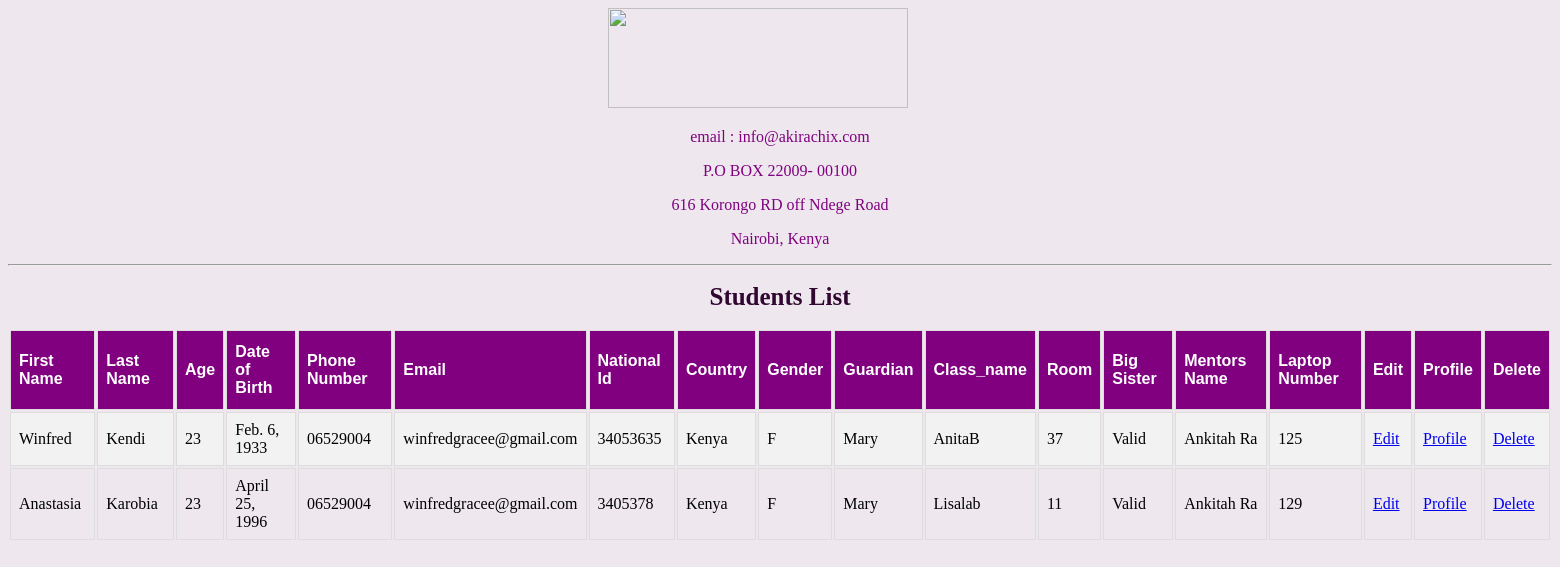
Before: /student/list/ with the older database file.
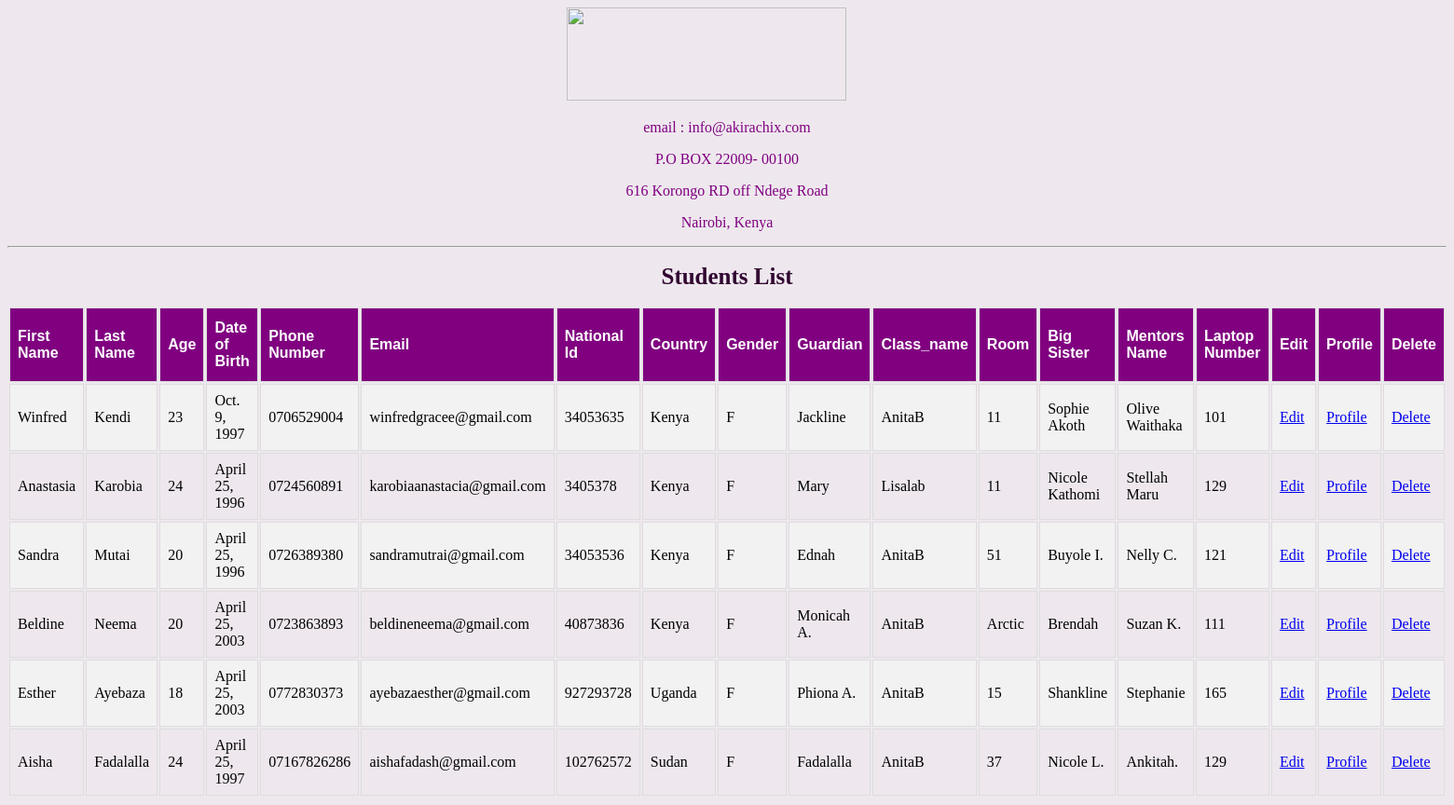
After: the same page with the newer database file.
### student/models.py (models this page shows)
class Student(models.Model):
    first_name = models.CharField(max_length=10)
    last_name = models.CharField(max_length=10)
    age = models.PositiveSmallIntegerField()
    date_of_birth = models.DateField()
    phone_number = models.CharField(max_length=13)
    email = models.EmailField()
    national_id = models.CharField(max_length=12)
    country = models.CharField(max_length=12, default="Valid")
    gender = ((u'M', u'Male'),
              (u'F', u'Female'),
              (u'O', u'Others'),)
    gender = models.CharField(max_length=1, choices=gender)
    guardian = models.CharField(max_length=18)
    class_name = models.CharField(max_length=10)
    room = models.CharField(max_length=8)
    big_sister = models.CharField(max_length=18, default="Valid")
    mentors_name = models.CharField(max_length=18)
    laptop_number = models.PositiveSmallIntegerField()

### student/views.py (the view)
# urls.py: path("list/", students_list, name="students_list"),
def students_list(request):
    students= Student.objects.all()
    return render(request, 'students_list.html', {'students':students})

### student/templates/students_list.html (shortened to what this page needs)
<!DOCTYPE html>
<html lang="en">
  <head>
  </head>
  <body>
      <img class="image"
      src="https://akirachix.com/img/logo.png?_cchid=1660c557f83aa4644e2a8d4bf0ddd4fb"
    />
  <div class="contacts">
    <p> email : info@akirachix.com </p>
    <p> P.O BOX 22009- 00100 </p>
    <p> 616 Korongo RD off Ndege Road</p>
    <p>Nairobi, Kenya</p>
    <hr>
    </div>
      <h1>Students List</h1>
    <table id="table">
      <tr>
        <th>First Name</th>
        <th>Last Name</th>
        <th>Age</th>
        <th>Date of Birth</th>
        <th>Phone Number</th>
        <th>Email</th>
        <th>National Id</th>
        <th>Country</th>
        <th>Gender</th>
        <th>Guardian</th>
        <th>Class_name</th>
        <th>Room</th>
        <th>Big Sister</th>
        <th>Mentors Name</th>
        <th>Laptop Number</th>
        <th>Edit</th>
        <th>Profile</th>
        <th>Delete</th>
      </tr>
      {%for student in students%}
      <tr>
        <td>{{student.first_name}}</td>
        <td>{{student.last_name}}</td>
        <td>{{student.age}}</td>
        <td>{{student.date_of_birth}}</td>
        <td>{{student.phone_number}}</td>
        <td>{{student.email}}</td>
        <td>{{student.national_id}}</td>
        <td>{{student.country}}</td>
        <td>{{student.gender}}</td>
        <td>{{student.guardian}}</td>
        <td>{{student.class_name}}</td>
        <td>{{student.room}}</td>
        <td>{{student.big_sister}}</td>
        <td>{{student.mentors_name}}</td>
        <td>{{student.laptop_number}}</td>
        <td><a href="{%url 'edit_student' id=student.id%}">Edit</a></td>
        <td><a href="{%url 'student_profile' id=student.id%}">Profile</a></td>
        <td><a href="{%url 'delete_student' id=student.id%}">Delete</a></td>
      </tr>
      {%endfor%}
    </table>
  </body>
</html>

Changed rows visible on the page:
changed Student "Winfred": date_of_birth "Feb. 6, 1933" → "Oct. 9, 1997"; phone_number "06529004" → "0706529004"; guardian "Mary" → "Jackline"; room "37" → "11"; big_sister "Valid" → "Sophie Akoth"; mentors_name "Ankitah Ra" → "Olive Waithaka"; laptop_number "125" → "101"
changed Student "Anastasia": age "23" → "24"; phone_number "06529004" → "0724560891"; email "winfredgracee@gmail.com" → "karobiaanastacia@gmail.com"; big_sister "Valid" → "Nicole Kathomi"; mentors_name "Ankitah Ra" → "Stellah Maru"
added Student: first_name "Sandra", last_name "Mutai", age "20", date_of_birth "April 25, 1996", phone_number "0726389380", email "sandramutrai@gmail.com", national_id "34053536", country "Kenya", gender "F", guardian "Ednah", class_name "AnitaB", room "51", big_sister "Buyole I.", mentors_name "Nelly C.", laptop_number "121"
added Student: first_name "Beldine", last_name "Neema", age "20", date_of_birth "April 25, 2003", phone_number "0723863893", email "beldineneema@gmail.com", national_id "40873836", country "Kenya", gender "F", guardian "Monicah A.", class_name "AnitaB", room "Arctic", big_sister "Brendah", mentors_name "Suzan K.", laptop_number "111"
added Student: first_name "Esther", last_name "Ayebaza", age "18", date_of_birth "April 25, 2003", phone_number "0772830373", email "ayebazaesther@gmail.com", national_id "927293728", country "Uganda", gender "F", guardian "Phiona A.", class_name "AnitaB", room "15", big_sister "Shankline", mentors_name "Stephanie", laptop_number "165"
added Student: first_name "Aisha", last_name "Fadalalla", age "24", date_of_birth "April 25, 1997", phone_number "07167826286", email "aishafadash@gmail.com", national_id "102762572", country "Sudan", gender "F", guardian "Fadalalla", class_name "AnitaB", room "37", big_sister "Nicole L.", mentors_name "Ankitah.", laptop_number "129"
